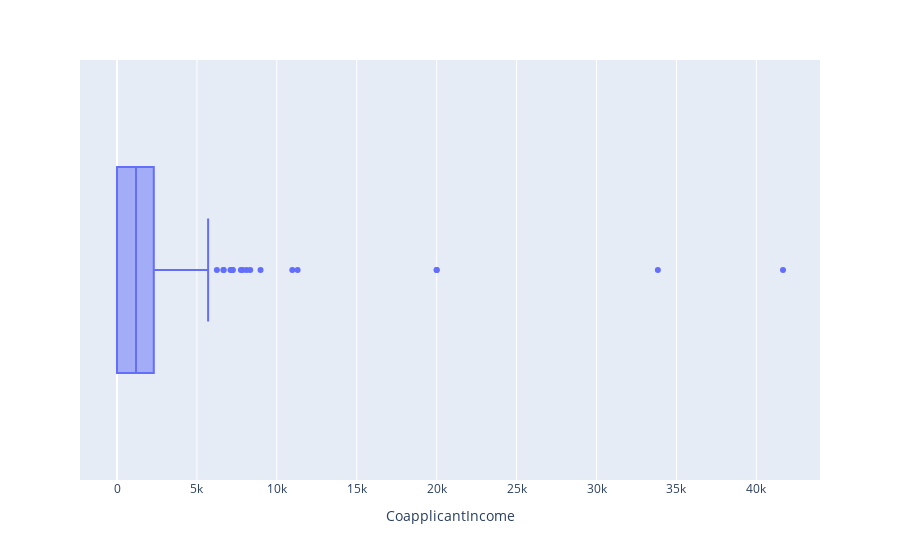

Write notebook code for a chart like this one.
### Code cell
fig = px.box(df,x='CoapplicantIncome')
fig.show()

### Figure 1 — Plotly figure (JSON) as saved in the notebook; plotly's stock layout.template omitted (floating-point values rounded to 4 significant figures; data arrays with more than 128 entries replaced by an {"elided": "..."} marker saying what was removed)
{"data": [{"alignmentgroup": "True", "hovertemplate": "CoapplicantIncome=%{x}<extra></extra>", "legendgroup": "", "marker": {"color": "#636efa"}, "name": "", "notched": false, "offsetgroup": "", "orientation": "h", "showlegend": false, "type": "box", "x": {"elided": "614 float values"}, "x0": " ", "xaxis": "x", "y0": " ", "yaxis": "y"}], "layout": {"boxmode": "group", "legend": {"tracegroupgap": 0}, "margin": {"t": 60}, "xaxis": {"anchor": "y", "domain": [0, 1], "title": {"text": "CoapplicantIncome"}}, "yaxis": {"anchor": "x", "domain": [0, 1]}}}
